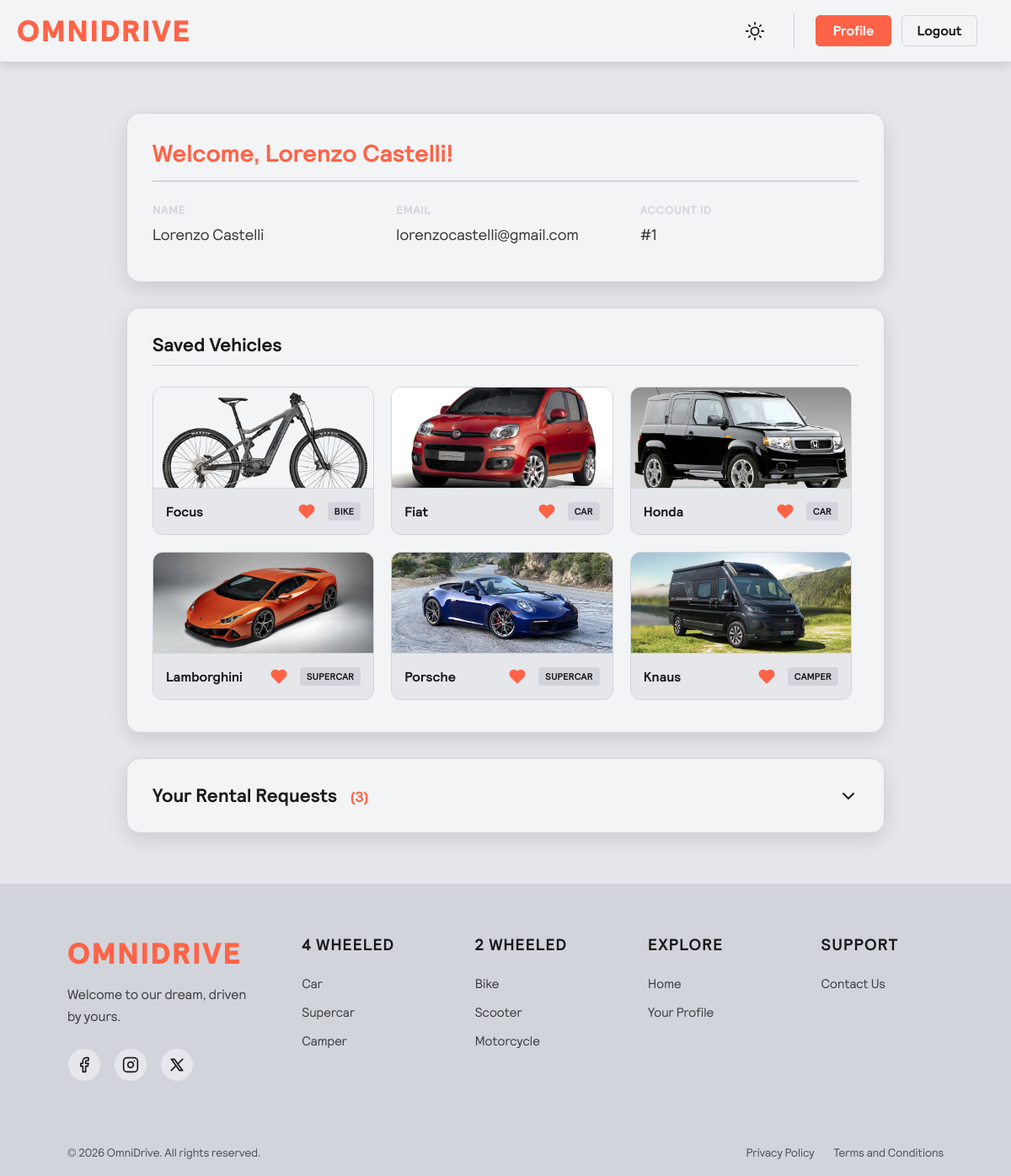
Screenshot of /profile (signed in) with the database file from the repository.
### tables this page shows
CREATE TABLE users (
                   id INTEGER PRIMARY KEY AUTOINCREMENT,
                   name TEXT NOT NULL,
                   email TEXT NOT NULL UNIQUE,
                   password TEXT NOT NULL
            );

CREATE TABLE bikes (
                   id INTEGER PRIMARY KEY AUTOINCREMENT,
                   type TEXT NOT NULL,
                   brand TEXT NOT NULL,
                   model TEXT NOT NULL,
                   rent_length INTEGER NOT NULL,
                   price REAL NOT NULL,
                   frame_size TEXT NOT NULL,
                   traction TEXT NOT NULL,
                   suspensions TEXT NOT NULL,
                   terrain TEXT NOT NULL,
                   img TEXT
            );

CREATE TABLE saved_vehicles (
                   id INTEGER PRIMARY KEY AUTOINCREMENT,
                   user_id INTEGER NOT NULL,
                   vehicle_type TEXT NOT NULL,
                   vehicle_id INTEGER NOT NULL,
                   FOREIGN KEY (user_id) REFERENCES users (id) ON DELETE CASCADE
            );

CREATE TABLE cars (
                   id INTEGER PRIMARY KEY AUTOINCREMENT,
                   brand TEXT NOT NULL,
                   model TEXT NOT NULL,
                   rent_length INTEGER NOT NULL,
                   price REAL NOT NULL,
                   color TEXT NOT NULL,
                   transmission TEXT NOT NULL,
                   fuel TEXT NOT NULL,
                   power INTEGER NOT NULL,
                   traction TEXT NOT NULL,
                   number_of_seats TEXT NOT NULL,
                   img TEXT
            );

CREATE TABLE supercars (
                   id INTEGER PRIMARY KEY AUTOINCREMENT,
                   brand TEXT NOT NULL,
                   model TEXT NOT NULL,
                   rent_length INTEGER NOT NULL,
                   price REAL NOT NULL,
                   color TEXT NOT NULL,
                   transmission TEXT NOT NULL,
                   fuel TEXT NOT NULL,
                   power INTEGER NOT NULL,
                   traction TEXT NOT NULL,
                   number_of_seats TEXT NOT NULL,
                   inside_color TEXT NOT NULL,
                   inside_material TEXT NOT NULL,
                   img TEXT
            );

CREATE TABLE campers (
                   id INTEGER PRIMARY KEY AUTOINCREMENT,
                   brand TEXT NOT NULL,
                   model TEXT NOT NULL,
                   rent_length INTEGER NOT NULL,
                   price REAL NOT NULL,
                   color TEXT NOT NULL,
                   fuel TEXT NOT NULL, 
                   type TEXT NOT NULL,
                   sleeping_beds TEXT NOT NULL,
                   approved_seats INTEGER NOT NULL,
                   type_bathroom TEXT NOT NULL,
                   climate_control BOOLEAN NOT NULL,
                   pets_allowed BOOLEAN NOT NULL,
                   img TEXT
            );

### app.py (the view)
@app.route('/profile')
def profile():
    if not session.get('user_id'):
        flash("You have to login first!", 'error')
        return redirect(url_for('login'))
    user_id = session['user_id']
    saved_list = []
    with db_connect() as db:
        favorites = db.execute(
            'SELECT vehicle_type, vehicle_id FROM saved_vehicles WHERE user_id = ?',
            (user_id,)
        ).fetchall()
        for fav in favorites:
            table = TYPE_TO_TABLE.get(fav['vehicle_type'])
            v_data = db.execute(f'SELECT id, brand, img FROM {table} WHERE id = ?', (fav['vehicle_id'],)).fetchone()
            if v_data:
                v_dict = dict(v_data)
                v_dict['type'] = fav['vehicle_type']
                if v_dict.get('img'):
                    v_dict['img_url'] = f"imgs/{table}/{v_dict['id']}/{v_dict['img']}"
                saved_list.append(v_dict)
        raw_requests = db.execute('SELECT * FROM rental_requests WHERE user_id = ? ORDER BY id DESC', (user_id,)).fetchall()
        requests = []
        for req in raw_requests:
            req_dict = dict(req)
            table = TYPE_TO_TABLE.get(req_dict['vehicle_type'])
            if table:
                v_data = db.execute(f'SELECT model FROM {table} WHERE id = ?', (req_dict['vehicle_id'],)).fetchone()
                req_dict['vehicle_model'] = v_data['model'] if v_data else 'Modello Sconosciuto'
            else:
                req_dict['vehicle_model'] = ''
            requests.append(req_dict)
        user_data = db.execute('SELECT email FROM users WHERE id = ?', (user_id,)).fetchone()
    return render_template("profile.html", requests=requests, user_email=user_data['email'], saved_vehicles=saved_list)

### templates/profile.html (shortened to what this page needs)
{% extends "base.html" %}
{% block extra_css %}
    <link rel="stylesheet"
          href="{{ url_for('static', filename='css/profile.css') }}">
{% endblock extra_css %}
{% block content %}
    <div class="mega-box profile-layout">
        <div class="profile-box">
            <h2 class="profile-title">Welcome, {{ session.user_name }}!</h2>
            <div class="user-info-grid">
                <div class="info-group">
                    <span class="info-label">Name</span>
                    <span class="info-value">{{ session.user_name }}</span>
                </div>
                <div class="info-group">
                    <span class="info-label">Email</span>
                    <span class="info-value">{{ user_email | default("your.email@example.com") }}</span>
                </div>
                <div class="info-group">
                    <span class="info-label">Account ID</span>
                    <span class="info-value">#{{ session.user_id }}</span>
                </div>
            </div>
        </div>
        <div class="profile-box">
            <h2 class="section-title">Saved Vehicles</h2>
            {% if saved_vehicles %}
                <div class="saved-vehicles-grid">
                    {% for vehicle in saved_vehicles %}
                        <div class="mini-vehicle-card">
                            <a href="{{ url_for('vehicle_detail', vehicle_type=vehicle.type, vehicle_id=vehicle.id) }}"
                               class="mini-img-link">
                                <div class="mini-img-container">
                                    {% if vehicle.img_url %}
                                        <img src="{{ url_for('static', filename=vehicle.img_url) }}"
                                             alt="{{ vehicle.brand }}">
                                    {% endif %}
                                </div>
                            </a>
                            <div class="mini-vehicle-info">
                                <a href="{{ url_for('vehicle_detail', vehicle_type=vehicle.type, vehicle_id=vehicle.id) }}"
                                   class="mini-brand-link">
                                    <h4>{{ vehicle.brand|capitalize }}</h4>
                                </a>
                                <button class="btn-favorite-mini is-saved"
                                        data-type="{{ vehicle.type }}"
                                        data-id="{{ vehicle.id }}"
                                        title="Remove from favorites">
                                    <svg viewBox="0 0 24 24"
                                         fill="none"
                                         stroke="currentColor"
                                         stroke-width="2"
                                         stroke-linecap="round"
                                         stroke-linejoin="round"
                                         class="heart-icon-mini">
                                        <path d="M20.84 4.61a5.5 5.5 0 0 0-7.78 0L12 5.67l-1.06-1.06a5.5 5.5 0 0 0-7.78 7.78l1.06 1.06L12 21.23l7.78-7.78 1.06-1.06a5.5 5.5 0 0 0 0-7.78z">
                                        </path>
                                    </svg>
                                </button>
                                <span class="mini-badge">{{ vehicle.type|capitalize }}</span>
                            </div>
                        </div>
                    {% endfor %}
                </div>
            {% endif %}
        </div>
        <div class="profile-box collapsible-box">
            <div class="collapsible-header" id="requests-toggle">
                <h2 class="section-title m-0">
                    Your Rental Requests <span class="request-count">({{ requests|length if requests else 0 }})</span>
                </h2>
                <svg class="toggle-arrow"
                     viewBox="0 0 24 24"
                     fill="none"
                     stroke="currentColor"
                     stroke-width="2"
                     stroke-linecap="round"
                     stroke-linejoin="round">
                    <polyline points="6 9 12 15 18 9"></polyline>
                </svg>
            </div>
        </div>
    </div>
{% endblock content %}

### templates/base.html (shortened to what this page needs)
<!DOCTYPE html>
<html lang="en">
    <head>
        <link rel="stylesheet"
              href="{{ url_for('static', filename='css/base.css') }}"
              type="text/css">
        <link rel="stylesheet"
              href="{{ url_for('static', filename='css/header.css') }}"
              type="text/css">
        <link rel="stylesheet"
              href="{{ url_for('static', filename='css/footer.css') }}"
              type="text/css">
        <link rel="stylesheet"
              href="{{ url_for('static', filename='css/flash.css') }}"
              type="text/css">
        <link rel="stylesheet"
              href="{{ url_for('static', filename='css/form.css') }}"
              type="text/css">
        <link rel="stylesheet"
              href="{{ url_for('static', filename='css/checkbox.css') }}"
              type="text/css">
        {% block extra_css %}
        {% endblock extra_css %}
    </head>
    <body>
        <header>
            <div class="header-container">
                <div class="left-header">
                    <a href="{{ url_for('index') }}" style="text-decoration: none;">
                        <div class="logo">OmniDrive</div>
                    </a>
                </div>
                <div>
                    <nav>
                        <button id="theme-toggle" class="btn-theme" aria-label="Toggle theme">
                        </button>
                        <div class="desktop-nav-auth">
                            {% if session.get('is_admin') %}
                                <a href="{{ url_for('admin') }}" class="btn b-profile">Manage</a>
                                <a href="{{ url_for('logout') }}" class="btn b-login">Logout</a>
                            {% elif session.user_id %}
                                <a href="{{ url_for('profile') }}" class="btn b-profile">Profile</a>
                                <a href="{{ url_for('logout') }}" class="btn b-login">Logout</a>
                            {% else %}
                                <a href="{{ url_for('login') }}" class="btn b-login">Login</a>
                                <a href="{{ url_for('register') }}" class="btn b-register">Register</a>
                            {% endif %}
                        </div>
                    </nav>
                </div>
            </div>
        </header>
        <main class="main-content">
            {% block content %}
            {% endblock content %}
        </main>
        <footer>
            <div class="footer-division">
                <div class="footer-columns brand-column">
                    <a href="{{ url_for('index') }}" style="text-decoration: none;">
                        <div class="logo">OmniDrive</div>
                    </a>
                    <p class="footer-tagline">Welcome to our dream, driven by yours.</p>
                    <div class="social-links">
                        <a href="{{ url_for('social_redirect') }}" aria-label="Facebook">
                            <svg viewBox="0 0 24 24"
                                 fill="none"
                                 stroke="currentColor"
                                 stroke-width="2"
                                 stroke-linecap="round"
                                 stroke-linejoin="round">
                                <path d="M18 2h-3a5 5 0 0 0-5 5v3H7v4h3v8h4v-8h3l1-4h-4V7a1 1 0 0 1 1-1h3z"></path>
                            </svg>
                        </a>
                        <a href="{{ url_for('social_redirect') }}" aria-label="Instagram">
                            <svg viewBox="0 0 24 24"
                                 fill="none"
                                 stroke="currentColor"
                                 stroke-width="2"
                                 stroke-linecap="round"
                                 stroke-linejoin="round">
                                <rect x="2" y="2" width="20" height="20" rx="5" ry="5"></rect>
                                <path d="M16 11.37A4 4 0 1 1 12.63 8 4 4 0 0 1 16 11.37z"></path>
                                <line x1="17.5" y1="6.5" x2="17.51" y2="6.5"></line>
                            </svg>
                        </a>
                        <a href="{{ url_for('social_redirect') }}" aria-label="X">
                            <svg viewBox="0 0 24 24"
                                 fill="none"
                                 stroke="currentColor"
                                 stroke-width="2"
                                 stroke-linecap="round"
                                 stroke-linejoin="round">
                                <path d="M4 4l11.733 16h4.267l-11.733 -16z"></path>
                                <path d="M4 20l6.768 -6.768m2.46 -2.46l6.772 -6.772"></path>
                            </svg>
                        </a>
                    </div>
                </div>
                <div class="footer-columns">
                    <h1>4 Wheeled</h1>
                    <ul>
                        <li>
                            <a href="{{ url_for('search', type='car') }}">Car</a>
                        </li>
                        <li>
                            <a href="{{ url_for('search', type='supercar') }}">Supercar</a>
                        </li>
                        <li>
                            <a href="{{ url_for('search', type='camper') }}">Camper</a>
                        </li>
                    </ul>
                </div>
                <div class="footer-columns">
                    <h1>2 Wheeled</h1>
                    <ul>
                        <li>
                            <a href="{{ url_for('search', type='bike') }}">Bike</a>
                        </li>
                        <li>
                            <a href="{{ url_for('search', type='scooter') }}">Scooter</a>
                        </li>
                        <li>
                            <a href="{{ url_for('search', type='motorcycle') }}">Motorcycle</a>
                        </li>
                    </ul>
                </div>
                <div class="footer-columns">
                    <h1>Explore</h1>
                    <ul>
                        <li>
                            <a href="{{ url_for('index') }}">Home</a>
                        </li>
                        <li>
                            <a href="{{ url_for('profile') }}">Your Profile</a>
                        </li>
                    </ul>
                </div>
                <div class="footer-columns">
                    <h1>Support</h1>
                    <ul>
                        <li>
                            <a href="{{ url_for('contact') }}">Contact Us</a>
                        </li>
                    </ul>
                </div>
            </div>
            <div class="footer-bottom">
                <div class="copyright">&copy; 2026 OmniDrive. All rights reserved.</div>
                <div class="footer-links">
                    <a href="{{ url_for('privacy_policy') }}">Privacy Policy</a>
                    <a href="{{ url_for('terms_conditions') }}">Terms and Conditions</a>
                </div>
            </div>
        </footer>
    </body>
</html>

### rows the page displays
users: email "lorenzocastelli@gmail.com"
bikes: brand (picture), brand "Focus"
saved_vehicles: type "BIKE"
cars: brand (picture), brand "Fiat"
saved_vehicles: type "CAR"
cars: brand (picture), brand "Honda"
saved_vehicles: type "CAR"
supercars: brand (picture), brand "Lamborghini"
saved_vehicles: type "SUPERCAR"
supercars: brand (picture), brand "Porsche"
saved_vehicles: type "SUPERCAR"
campers: brand (picture), brand "Knaus"
saved_vehicles: type "CAMPER"

### other values shown
{{ session.user_name }} "Lorenzo Castelli"
{{ session.user_id }} "1"
{{ requests|length if requests else 0 }} "3"
